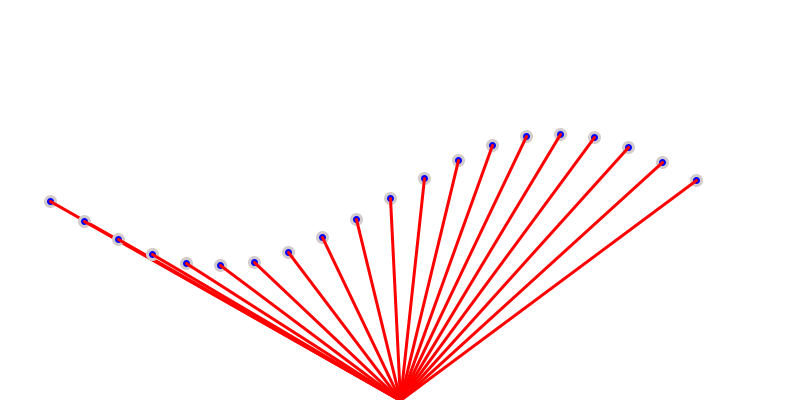
Frame 1 (no input)
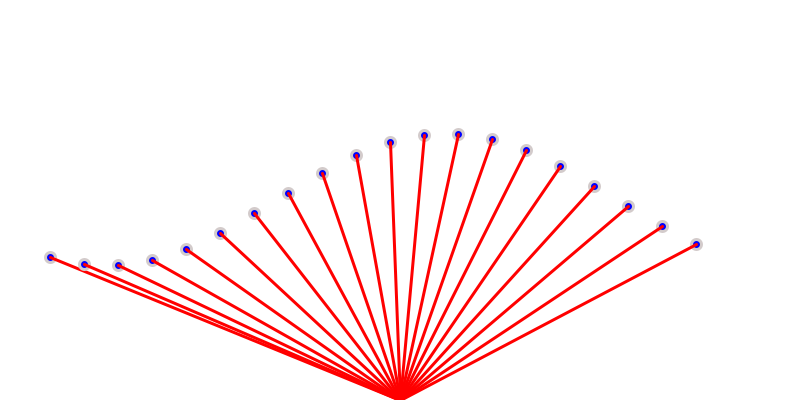
Frame 60 (the mouse pressed at the canvas centre just before this capture)
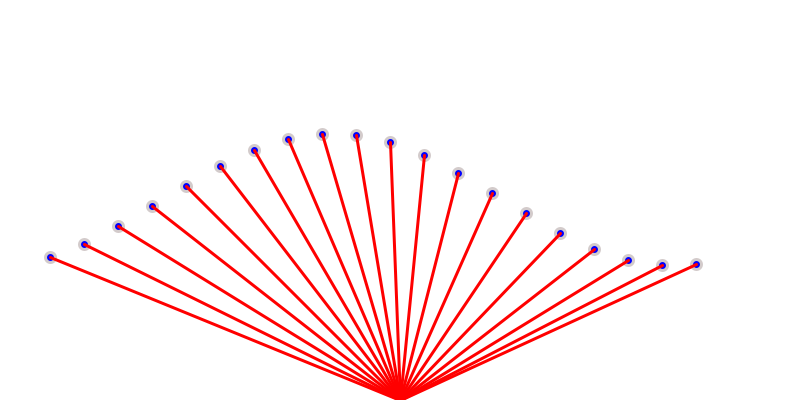
Frame 120 (the mouse held since frame 60 and released just before this capture)

The Processing sketch that drew these frames (run headless with seeded random() and noise(); from frame 60 on, the mouse is pressed at the canvas centre):

// Processing sketch: processing_152556
// ── processing_152556.pde

int num = 20;
int front;
int align;
int size;
int radius;
void setup(){
  size(800,400);
  //front = width;
  align = 50 ;
  front = (width-2*align)/num-1;
  int size = 5;
  radius = height/6;
}
void draw(){
  background(255);
  noStroke();
  fill(0,0,255);
  float angel = radians(frameCount % 360);
  for(int i = 0; i < num; i++){
    
     float newAngel = angel + radians(360/(num-1)*i);
     float newX = align+front*i;
     float newY = height/2+radius*sin(newAngel);
     stroke(#D3CBCB);
     strokeWeight(3);
     ellipse(newX,newY,10,10);
     stroke(255,0,0);
     //ellipse(120+i*distance,height/2-radius*sin(angel+radians(45*i)),20,20);
     line(newX,newY,width/2,height);
  }
}
